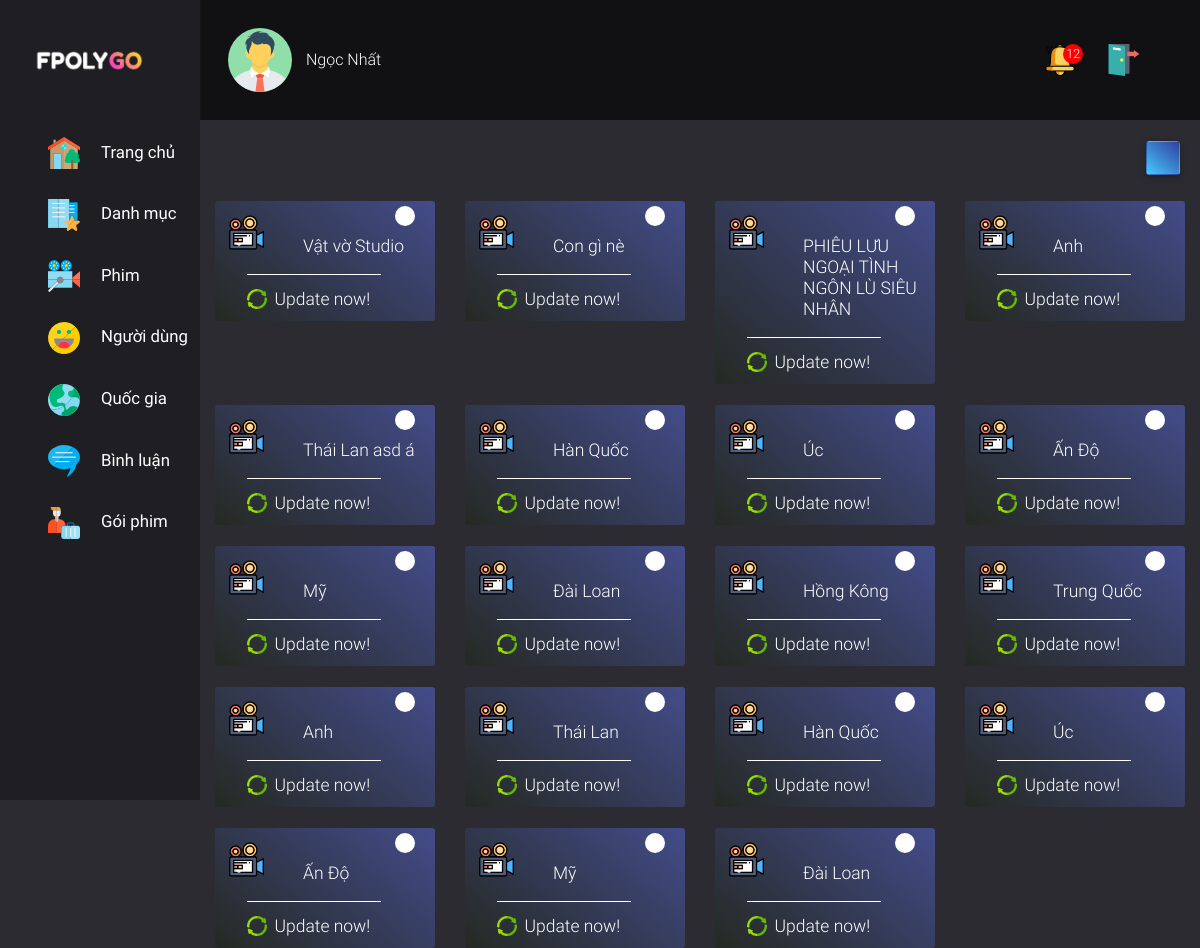
The page /REST/Page/index.php?page=country on the database its author committed.
### tables this page shows
CREATE TABLE `country` (
  `id` int(11) NOT NULL,
  `name_country` varchar(250) NOT NULL
);

### REST/DAO/pdo.php (called while the page is built, shortened)
<?php
function pdo_get_connection(){
    $dburl = "mysql:host=localhost;dbname=fpolygo;charset=utf8";
    $username = 'root';
    $password = '';
    $conn = new PDO($dburl, $username, $password);
    $conn->setAttribute(PDO::ATTR_ERRMODE, PDO::ERRMODE_EXCEPTION);
    return $conn;
}
function pdo_query($sql){
    $sql_args = array_slice(func_get_args(), 1);
    try{
        $conn = pdo_get_connection();
        $stmt = $conn->prepare($sql);
        $stmt->execute($sql_args);
        $rows = $stmt->fetchAll();
        return $rows;
    }
    catch(PDOException $e){
        throw $e;
    }
    finally{
        unset($conn);
    }
}
?>

### REST/DAO/country.php (called while the page is built, shortened)
<?php
require_once 'pdo.php';
function country_select_all(){
    $sql = "SELECT * FROM country ORDER BY id DESC";
    return pdo_query($sql);
}
?>

### REST/Page/view/country.php (the view, shortened to what this page needs)
<?php
    $allCata = country_select_all();
?>
<section class="main-movie col-10">
    <?php require './view/template/admin.php'; ?>
  <div class="container-fluid">
    <div class="row no-gutters">
      <button class="btn blue-gradient mt-4" id='insertCatalog' data-toggle="modal" data-target="#centralModal-lg" title="Thêm danh mục mới"><i class="fas fa-plus"></i></button>
    </div>
    <div class="row  mb-5 RootClass RootClass">
      <?php
        foreach ($allCata as $item) {
          extract($item);
          echo
            "<div class='col-md-3 mt-4'>
              <div class='modal-showCata'>
                <div class='modal-body pt-3 pb-1'>
                  <div class='delete-cata' >
                    <div class='itemdelete' data-id='$id'><i class='fas fa-times'></i></div>
                  </div>
                  <div class='row'>
                    <div class='col-md-4 '>
                      <img class='imageCatalog ' src='./public/img/camera.png' alt=''>
                    </div>
                    <div class='col-md-8 '>
                      <div class='card-body p-0 text-left'>
                        <h5 class='card-title mt-4 ' id=''>$name_country</h5>
                      </div>
                    </div>
                    <div class='col-10 offset-md-1 mt-2'>
                      <div class='update-Cata d-flex justify-content-start mr-4' data-id='$id' data-toggle='modal' data-target='#centralModal-lg'>
                        <img style='width:20px; max-height:20px;' src='./public/img/update.png' alt=''>
                        <h5  class='pl-2'>Update now!</h5>
                      </div>
                    </div>
                  </div>
                </div>
              </div>
            </div>";
        }
      ?>
    </div>
  </div>
    </div>

### REST/Page/public/css/style.css (style rules this page uses)
body { position: relative; }
.main-movie { position: relative; height: 100vh; }
.modal-showCata .modal-body { color: #fff }
.update-Cata { border-top: 1px solid #fff; padding-top: 1rem; cursor: pointer; }
.modal-showCata { position: relative; border-radius: 3px; background: linear-gradient(40deg,#252923,#434c8a); }
.modal-showCata h5 { font-weight: 300; }
.delete-cata { position: absolute; right: 10px; top: 5px; transform: translateX(-50%); cursor: pointer; font-size: 16px; z-index: 10; }
.imageCatalog { width: 80%; }
.itemdelete { border-radius: 50%; background: white; display: flex; justify-content: center; align-items: center; width: 20px; height: 20px; color: black; }

### rows shown on the page
country: name_country "Vật vờ Studio"
country: name_country "Con gì nè"
country: name_country "PHIÊU LƯU NGOẠI TÌNH NGÔN LÙ SIÊU NHÂN"
country: name_country "Anh"
country: name_country "Thái Lan asd á"
country: name_country "Hàn Quốc"
country: name_country "Úc"
country: name_country "Ấn Độ"
country: name_country "Mỹ"
country: name_country "Đài Loan"
country: name_country "Hồng Kông"
country: name_country "Trung Quốc"
country: name_country "Anh"
country: name_country "Thái Lan"
country: name_country "Hàn Quốc"
country: name_country "Úc"
country: name_country "Ấn Độ"
country: name_country "Mỹ"
country: name_country "Đài Loan"
